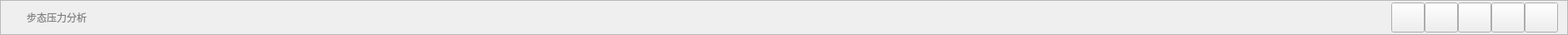
   <widget class="QFrame" name="topFrame">
    <property name="geometry">
     <rect>
      <x>9</x>
      <y>20</y>
      <width>1881</width>
      <height>42</height>
     </rect>
    </property>
    <property name="maximumSize">
     <size>
      <width>16777215</width>
      <height>50</height>
     </size>
    </property>
    <property name="frameShape">
     <enum>QFrame::Shape::StyledPanel</enum>
    </property>
    <property name="frameShadow">
     <enum>QFrame::Shadow::Raised</enum>
    </property>
    <layout class="QHBoxLayout" name="horizontalLayout_4">
     <property name="spacing">
      <number>0</number>
     </property>
     <property name="topMargin">
      <number>0</number>
     </property>
     <property name="bottomMargin">
      <number>0</number>
     </property>
     <item>
      <spacer name="verticalSpacer">
       <property name="orientation">
        <enum>Qt::Orientation::Vertical</enum>
       </property>
       <property name="sizeHint" stdset="0">
        <size>
         <width>20</width>
         <height>40</height>
        </size>
       </property>
      </spacer>
     </item>
     <item>
      <widget class="QLabel" name="label_63">
       <property name="styleSheet">
        <string notr="true">color: #808080;
font: 30px &quot;隶书&quot;;</string>
       </property>
       <property name="text">
        <string>步态压力分析</string>
       </property>
      </widget>
     </item>
     <item>
      <spacer name="horizontalSpacer">
       <property name="orientation">
        <enum>Qt::Orientation::Horizontal</enum>
       </property>
       <property name="sizeHint" stdset="0">
        <size>
         <width>40</width>
         <height>20</height>
        </size>
       </property>
      </spacer>
     </item>
     <item>
      <layout class="QHBoxLayout" name="horizontalLayout_3">
       <item>
        <widget class="QPushButton" name="main_return">
         <property name="sizePolicy">
          <sizepolicy hsizetype="Fixed" vsizetype="Fixed">
           <horstretch>0</horstretch>
           <verstretch>0</verstretch>
          </sizepolicy>
         </property>
         <property name="minimumSize">
          <size>
           <width>36</width>
           <height>36</height>
          </size>
         </property>
         <property name="styleSheet">
          <string notr="true">border-image: url(:/new/prefix1/icon/return.png);</string>
         </property>
         <property name="text">
          <string/>
         </property>
        </widget>
       </item>
       <item>
        <widget class="QPushButton" name="main_restore">
         <property name="sizePolicy">
          <sizepolicy hsizetype="Fixed" vsizetype="Fixed">
           <horstretch>0</horstretch>
           <verstretch>0</verstretch>
          </sizepolicy>
         </property>
         <property name="minimumSize">
          <size>
           <width>36</width>
           <height>36</height>
          </size>
         </property>
         <property name="styleSheet">
          <string notr="true">border-image: url(:/new/prefix1/icon/restore.png);
</string>
         </property>
         <property name="text">
          <string/>
         </property>
        </widget>
       </item>
       <item>
        <widget class="QPushButton" name="main_min">
         <property name="sizePolicy">
          <sizepolicy hsizetype="Fixed" vsizetype="Fixed">
           <horstretch>0</horstretch>
           <verstretch>0</verstretch>
          </sizepolicy>
         </property>
         <property name="minimumSize">
          <size>
           <width>36</width>
           <height>36</height>
          </size>
         </property>
         <property name="styleSheet">
          <string notr="true">border-image: url(:/new/prefix1/icon/min.png);</string>
         </property>
         <property name="text">
          <string/>
         </property>
        </widget>
       </item>
       <item>
        <widget class="QPushButton" name="main_max">
         <property name="sizePolicy">
          <sizepolicy hsizetype="Fixed" vsizetype="Fixed">
           <horstretch>0</horstretch>
           <verstretch>0</verstretch>
          </sizepolicy>
         </property>
         <property name="minimumSize">
          <size>
           <width>36</width>
           <height>36</height>
          </size>
         </property>
         <property name="styleSheet">
          <string notr="true">border-image: url(:/new/prefix1/icon/max.png);</string>
         </property>
         <property name="text">
          <string/>
         </property>
        </widget>
       </item>
       <item>
        <widget class="QPushButton" name="main_close">
         <property name="sizePolicy">
          <sizepolicy hsizetype="Fixed" vsizetype="Fixed">
           <horstretch>0</horstretch>
           <verstretch>0</verstretch>
          </sizepolicy>
         </property>
         <property name="minimumSize">
          <size>
           <width>36</width>
           <height>36</height>
          </size>
         </property>
         <property name="styleSheet">
          <string notr="true">border-image: url(:/new/prefix1/icon/close.png);</string>
         </property>
         <property name="text">
          <string/>
         </property>
        </widget>
       </item>
      </layout>
     </item>
    </layout>
   </widget>
